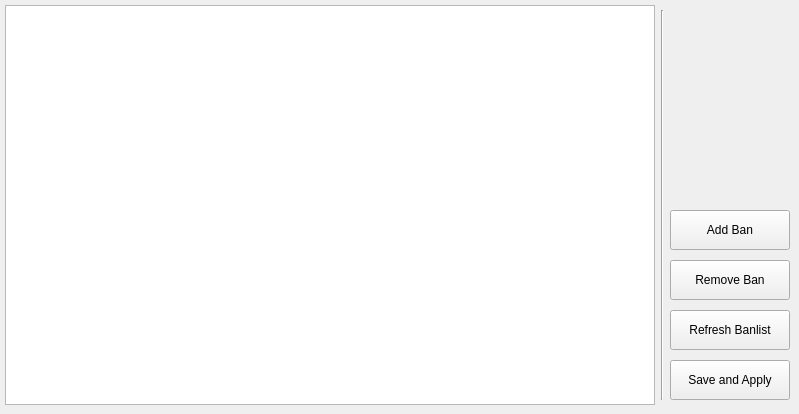
      <widget class="QWidget" name="tab_banlist">
       <attribute name="icon">
        <iconset resource="../images/images.qrc">
         <normaloff>:/user_delete.png</normaloff>:/user_delete.png</iconset>
       </attribute>
       <attribute name="title">
        <string>Ban List</string>
       </attribute>
       <widget class="QTableView" name="banlistTable">
        <property name="geometry">
         <rect>
          <x>5</x>
          <y>5</y>
          <width>650</width>
          <height>400</height>
         </rect>
        </property>
        <property name="sortingEnabled">
         <bool>true</bool>
        </property>
       </widget>
       <widget class="QPushButton" name="saveBanlist">
        <property name="geometry">
         <rect>
          <x>670</x>
          <y>360</y>
          <width>120</width>
          <height>40</height>
         </rect>
        </property>
        <property name="text">
         <string>Save and Apply</string>
        </property>
       </widget>
       <widget class="Line" name="line_5">
        <property name="geometry">
         <rect>
          <x>655</x>
          <y>10</y>
          <width>15</width>
          <height>390</height>
         </rect>
        </property>
        <property name="orientation">
         <enum>Qt::Vertical</enum>
        </property>
       </widget>
       <widget class="QPushButton" name="refreshBanlist">
        <property name="geometry">
         <rect>
          <x>670</x>
          <y>310</y>
          <width>120</width>
          <height>40</height>
         </rect>
        </property>
        <property name="text">
         <string>Refresh Banlist</string>
        </property>
       </widget>
       <widget class="QPushButton" name="addBanBtn">
        <property name="geometry">
         <rect>
          <x>670</x>
          <y>210</y>
          <width>120</width>
          <height>40</height>
         </rect>
        </property>
        <property name="text">
         <string>Add Ban</string>
        </property>
       </widget>
       <widget class="QPushButton" name="removeBanBtn">
        <property name="geometry">
         <rect>
          <x>670</x>
          <y>260</y>
          <width>120</width>
          <height>40</height>
         </rect>
        </property>
        <property name="text">
         <string>Remove Ban</string>
        </property>
       </widget>
      </widget>
